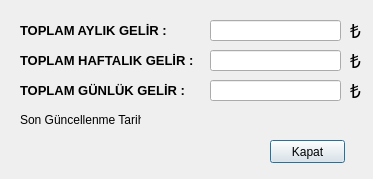
<?xml version="1.0" encoding="UTF-8"?>
<ui version="4.0">
 <class>TotalIncomes</class>
 <widget class="QDialog" name="TotalIncomes">
  <property name="geometry">
   <rect>
    <x>0</x>
    <y>0</y>
    <width>373</width>
    <height>179</height>
   </rect>
  </property>
  <property name="windowTitle">
   <string>Toplam Gelirler Özet</string>
  </property>
  <widget class="QLabel" name="label">
   <property name="geometry">
    <rect>
     <x>20</x>
     <y>20</y>
     <width>181</width>
     <height>21</height>
    </rect>
   </property>
   <property name="font">
    <font>
     <pointsize>10</pointsize>
     <weight>75</weight>
     <bold>true</bold>
    </font>
   </property>
   <property name="text">
    <string>TOPLAM AYLIK GELİR :</string>
   </property>
  </widget>
  <widget class="QLabel" name="label_2">
   <property name="geometry">
    <rect>
     <x>20</x>
     <y>50</y>
     <width>181</width>
     <height>21</height>
    </rect>
   </property>
   <property name="font">
    <font>
     <pointsize>10</pointsize>
     <weight>75</weight>
     <bold>true</bold>
    </font>
   </property>
   <property name="text">
    <string>TOPLAM HAFTALIK GELİR :</string>
   </property>
  </widget>
  <widget class="QLabel" name="label_3">
   <property name="geometry">
    <rect>
     <x>20</x>
     <y>80</y>
     <width>181</width>
     <height>21</height>
    </rect>
   </property>
   <property name="font">
    <font>
     <pointsize>10</pointsize>
     <weight>75</weight>
     <bold>true</bold>
    </font>
   </property>
   <property name="text">
    <string>TOPLAM GÜNLÜK GELİR :</string>
   </property>
  </widget>
  <widget class="QLineEdit" name="lineEdit_monthly">
   <property name="geometry">
    <rect>
     <x>210</x>
     <y>20</y>
     <width>131</width>
     <height>21</height>
    </rect>
   </property>
   <property name="font">
    <font>
     <pointsize>10</pointsize>
    </font>
   </property>
   <property name="maxLength">
    <number>100</number>
   </property>
   <property name="readOnly">
    <bool>true</bool>
   </property>
  </widget>
  <widget class="QLineEdit" name="lineEdit_weekly">
   <property name="geometry">
    <rect>
     <x>210</x>
     <y>50</y>
     <width>131</width>
     <height>21</height>
    </rect>
   </property>
   <property name="font">
    <font>
     <pointsize>10</pointsize>
    </font>
   </property>
   <property name="maxLength">
    <number>100</number>
   </property>
   <property name="readOnly">
    <bool>true</bool>
   </property>
  </widget>
  <widget class="QLineEdit" name="lineEdit_daily">
   <property name="geometry">
    <rect>
     <x>210</x>
     <y>80</y>
     <width>131</width>
     <height>21</height>
    </rect>
   </property>
   <property name="font">
    <font>
     <pointsize>10</pointsize>
    </font>
   </property>
   <property name="maxLength">
    <number>100</number>
   </property>
   <property name="readOnly">
    <bool>true</bool>
   </property>
  </widget>
  <widget class="QLabel" name="label_4">
   <property name="geometry">
    <rect>
     <x>20</x>
     <y>110</y>
     <width>121</width>
     <height>20</height>
    </rect>
   </property>
   <property name="text">
    <string>Son Güncellenme Tarihi :</string>
   </property>
  </widget>
  <widget class="QLabel" name="label_lastupdate">
   <property name="geometry">
    <rect>
     <x>150</x>
     <y>110</y>
     <width>201</width>
     <height>20</height>
    </rect>
   </property>
   <property name="text">
    <string/>
   </property>
  </widget>
  <widget class="QLabel" name="label_5">
   <property name="geometry">
    <rect>
     <x>350</x>
     <y>20</y>
     <width>16</width>
     <height>20</height>
    </rect>
   </property>
   <property name="font">
    <font>
     <pointsize>14</pointsize>
     <weight>50</weight>
     <bold>false</bold>
    </font>
   </property>
   <property name="text">
    <string>₺</string>
   </property>
  </widget>
  <widget class="QLabel" name="label_6">
   <property name="geometry">
    <rect>
     <x>350</x>
     <y>50</y>
     <width>16</width>
     <height>20</height>
    </rect>
   </property>
   <property name="font">
    <font>
     <pointsize>14</pointsize>
     <weight>50</weight>
     <bold>false</bold>
    </font>
   </property>
   <property name="text">
    <string>₺</string>
   </property>
  </widget>
  <widget class="QLabel" name="label_7">
   <property name="geometry">
    <rect>
     <x>350</x>
     <y>80</y>
     <width>16</width>
     <height>20</height>
    </rect>
   </property>
   <property name="font">
    <font>
     <pointsize>14</pointsize>
     <weight>50</weight>
     <bold>false</bold>
    </font>
   </property>
   <property name="text">
    <string>₺</string>
   </property>
  </widget>
  <widget class="QPushButton" name="pushButton_close">
   <property name="geometry">
    <rect>
     <x>270</x>
     <y>140</y>
     <width>75</width>
     <height>23</height>
    </rect>
   </property>
   <property name="text">
    <string>Kapat</string>
   </property>
  </widget>
 </widget>
 <resources/>
 <connections/>
</ui>
